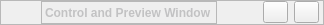
    <widget class="BarFrame" name="LocationBar">
     <property name="minimumSize">
      <size>
       <width>16</width>
       <height>25</height>
      </size>
     </property>
     <property name="maximumSize">
      <size>
       <width>16777215</width>
       <height>25</height>
      </size>
     </property>
     <property name="font">
      <font/>
     </property>
     <property name="frameShape">
      <enum>QFrame::StyledPanel</enum>
     </property>
     <layout class="QHBoxLayout" name="_2">
      <property name="leftMargin">
       <number>0</number>
      </property>
      <property name="topMargin">
       <number>0</number>
      </property>
      <property name="rightMargin">
       <number>4</number>
      </property>
      <property name="bottomMargin">
       <number>0</number>
      </property>
      <item>
       <spacer name="horizontalSpacer_2">
        <property name="orientation">
         <enum>Qt::Horizontal</enum>
        </property>
        <property name="sizeType">
         <enum>QSizePolicy::MinimumExpanding</enum>
        </property>
        <property name="sizeHint" stdset="0">
         <size>
          <width>40</width>
          <height>20</height>
         </size>
        </property>
       </spacer>
      </item>
      <item>
       <widget class="QLabel" name="stelWindowTitle">
        <property name="palette">
         <palette>
          <active>
           <colorrole role="WindowText">
            <brush brushstyle="SolidPattern">
             <color alpha="255">
              <red>194</red>
              <green>194</green>
              <blue>195</blue>
             </color>
            </brush>
           </colorrole>
           <colorrole role="Text">
            <brush brushstyle="SolidPattern">
             <color alpha="255">
              <red>194</red>
              <green>194</green>
              <blue>195</blue>
             </color>
            </brush>
           </colorrole>
          </active>
          <inactive>
           <colorrole role="WindowText">
            <brush brushstyle="SolidPattern">
             <color alpha="255">
              <red>194</red>
              <green>194</green>
              <blue>195</blue>
             </color>
            </brush>
           </colorrole>
           <colorrole role="Text">
            <brush brushstyle="SolidPattern">
             <color alpha="255">
              <red>194</red>
              <green>194</green>
              <blue>195</blue>
             </color>
            </brush>
           </colorrole>
          </inactive>
          <disabled>
           <colorrole role="WindowText">
            <brush brushstyle="SolidPattern">
             <color alpha="255">
              <red>194</red>
              <green>194</green>
              <blue>195</blue>
             </color>
            </brush>
           </colorrole>
           <colorrole role="Text">
            <brush brushstyle="SolidPattern">
             <color alpha="255">
              <red>194</red>
              <green>194</green>
              <blue>195</blue>
             </color>
            </brush>
           </colorrole>
          </disabled>
         </palette>
        </property>
        <property name="font">
         <font>
          <weight>75</weight>
          <italic>false</italic>
          <bold>true</bold>
         </font>
        </property>
        <property name="styleSheet">
         <string notr="true"/>
        </property>
        <property name="frameShape">
         <enum>QFrame::StyledPanel</enum>
        </property>
        <property name="lineWidth">
         <number>0</number>
        </property>
        <property name="text">
         <string>Control and Preview Window</string>
        </property>
        <property name="indent">
         <number>-1</number>
        </property>
       </widget>
      </item>
      <item>
       <spacer name="horizontalSpacer_3">
        <property name="orientation">
         <enum>Qt::Horizontal</enum>
        </property>
        <property name="sizeType">
         <enum>QSizePolicy::MinimumExpanding</enum>
        </property>
        <property name="sizeHint" stdset="0">
         <size>
          <width>40</width>
          <height>20</height>
         </size>
        </property>
       </spacer>
      </item>
      <item>
       <widget class="QPushButton" name="btnInform">
        <property name="maximumSize">
         <size>
          <width>25</width>
          <height>16777215</height>
         </size>
        </property>
        <property name="toolTip">
         <string>Show/Hide Information Panel</string>
        </property>
        <property name="toolTipDuration">
         <number>-1</number>
        </property>
        <property name="statusTip">
         <string/>
        </property>
        <property name="text">
         <string/>
        </property>
        <property name="icon">
         <iconset resource="../../data/mainRes.qrc">
          <normaloff>:/graphicGui/gui/tabicon-info.png</normaloff>:/graphicGui/gui/tabicon-info.png</iconset>
        </property>
       </widget>
      </item>
      <item>
       <widget class="QPushButton" name="btnControls">
        <property name="maximumSize">
         <size>
          <width>25</width>
          <height>16777215</height>
         </size>
        </property>
        <property name="toolTip">
         <string>Show/Hide Control Panel</string>
        </property>
        <property name="toolTipDuration">
         <number>-1</number>
        </property>
        <property name="text">
         <string/>
        </property>
        <property name="icon">
         <iconset resource="../../data/mainRes.qrc">
          <normaloff>:/graphicGui/gui/tabicon-navigation.png</normaloff>:/graphicGui/gui/tabicon-navigation.png</iconset>
        </property>
       </widget>
      </item>
     </layout>
    </widget>
